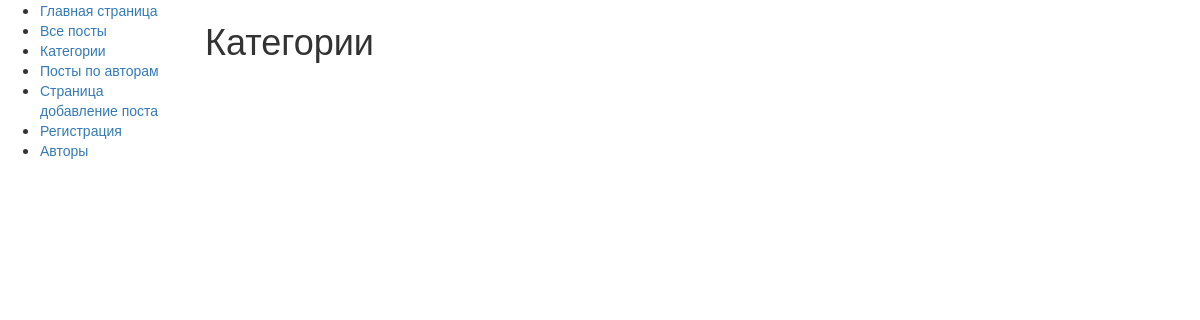
The page /posts/categories/ on the database as committed earlier.
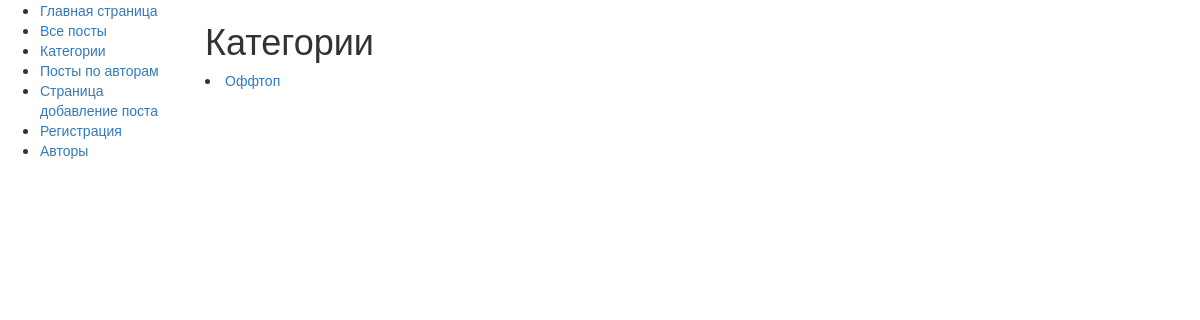
The same page on the database as committed later.
### posts/models.py (models this page shows, shortened)
class Category(models.Model):
    name = models.CharField(max_length=40)
    slug = models.CharField(max_length=40)

### posts/views.py (the view)
# urls.py: path('categories/', views.categories, name='categories'),
def categories(request):
    categories = Category.objects.all()
    return render(request, 'posts/categories.html', {"categories": categories})

### posts/templates/posts/categories.html
{% extends "posts/base.html" %}
{% block content%}
	<h1>Категории</h1>
	{% for category in categories %}
		<li><a href="{% url 'posts_by_categories' category.slug category.id %}">{{ category.name }}</a></li>
	{% endfor %}
{% endblock %}

Rows that differ between the two databases and show on the page:
added Category: name "Оффтоп"
